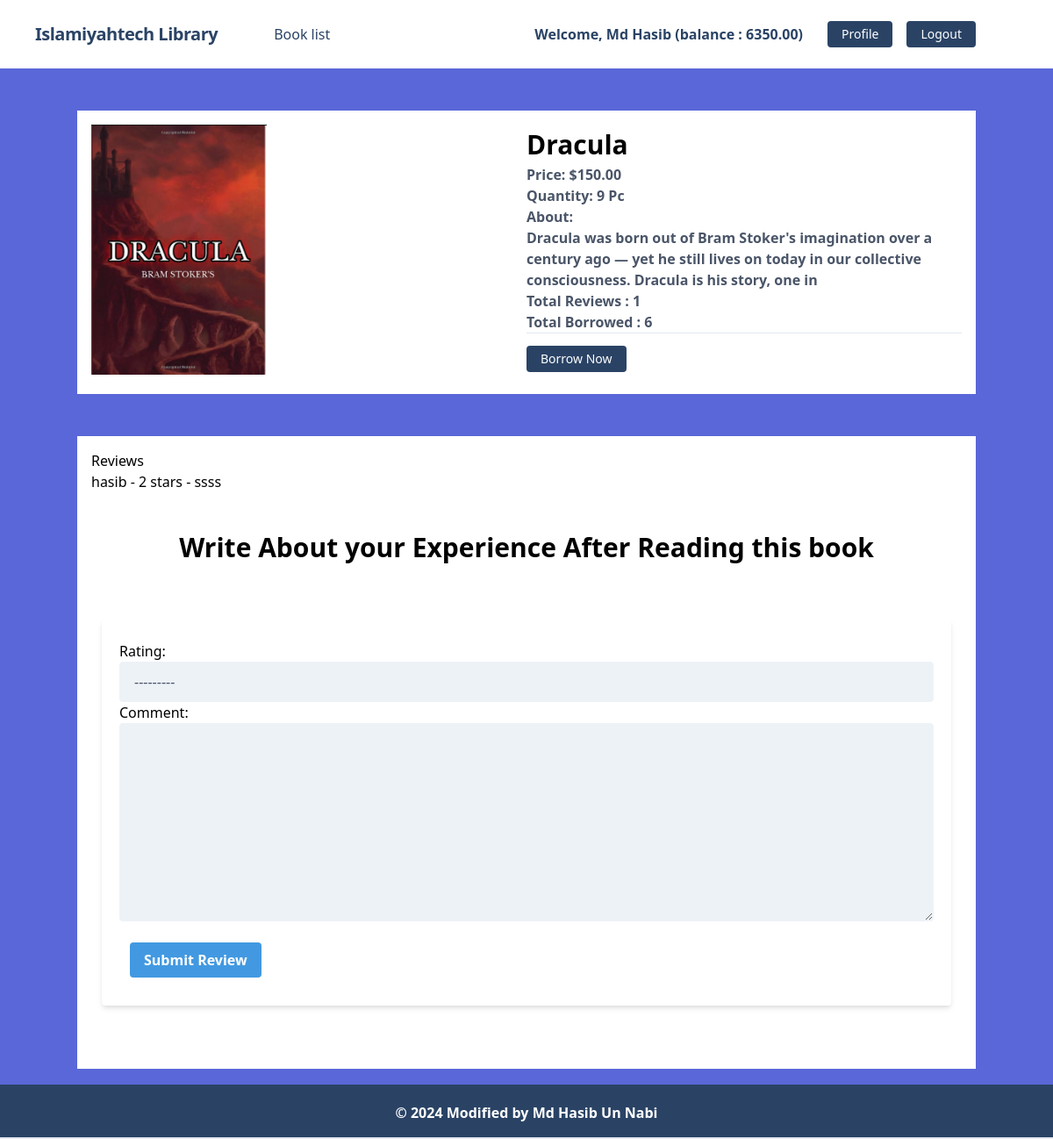
Screenshot of /books/list/details/1/ (signed in) with the database file from the repository.
### accounts/models.py (models this page shows, shortened)
class UserLibraryAccount(models.Model):
    user = models.OneToOneField(User, related_name='account', on_delete=models.CASCADE)
    library = models.ForeignKey(Library, related_name='library', on_delete=models.CASCADE, default=1)
    borrowed_books = models.ManyToManyField(BorrowBook, related_name='borrowers', blank=True)
    library_acc = models.IntegerField(unique=True)
    birth_date = models.DateField(null=True, blank=True)
    gender = models.CharField(max_length=10, choices=GENDER_TYPE)
    balance = models.DecimalField(default=0, max_digits=12, decimal_places=2)

### books/models.py (models this page shows, shortened)
class Book(models.Model):
    name = models.CharField(max_length=100)
    category = models.ForeignKey(Category, on_delete=models.CASCADE)
    description = models.TextField()
    quantity = models.PositiveIntegerField()
    price = models.DecimalField(max_digits=10, decimal_places=2)
    image = models.ImageField(upload_to='books/media/books_images')

class Review(models.Model):
    user = models.ForeignKey(User, on_delete=models.CASCADE)
    book = models.ForeignKey(Book, on_delete=models.CASCADE, related_name='reviews')
    rating = models.PositiveIntegerField(choices=[(i, i) for i in range(1, 6)])
    comment = models.TextField()
    created_at = models.DateTimeField(auto_now_add=True)

### books/views.py (the view)
# urls.py: path('list/details/<int:book_id>/', BookDetailsPageView.as_view(), name="bookDetailspage"),
class BookDetailsPageView(DetailView):
    model = Book
    template_name = './books/book_details.html'
    pk_url_kwarg = 'book_id'
    def get_context_data(self, **kwargs):
        context = super().get_context_data(**kwargs)
        book = self.get_object()
        reviews = book.reviews.all()
        user_has_borrowed_book = BorrowBook.objects.filter(user=self.request.user, book=book).first()
        can_add_review = False
        if user_has_borrowed_book:
            can_add_review = user_has_borrowed_book.status == 'Returned'
        review_form = ReviewForm()
        context['reviews'] = reviews
        context['can_add_review'] = can_add_review
        context['review_form'] = review_form
        return context

### books/forms.py
class ReviewForm(forms.ModelForm):
    class Meta:
        model = Review
        fields = ['rating', 'comment']
    def __init__(self, *args, **kwargs):
        super().__init__(*args, **kwargs)
        for field in self.fields:
            self.fields[field].widget.attrs.update({
                'class' : (
                    'appearance-none block w-full bg-gray-200 '
                    'text-gray-700 border border-gray-200 rounded '
                    'py-3 px-4 leading-tight focus:outline-none '
                    'focus:bg-white focus:border-gray-500'
                )
            })

### books/templates/books/book_details.html (shortened to what this page needs)
{% extends 'base.html' %}
{% load static %}
{% block content %}
<div class="container mx-auto items-center my-12 lg:flex-grow bg-white p-4">
    <div class="grid grid-cols-2 xl:grid-cols-2">
        <img src="{{ book.image.url }}" alt="{{ book.name }}" width = "200">
        <div class="mb-2 font-bold text-3xl">
          <h2 >{{ book.name }}</h2>
          <p class="text-gray-700 text-base">Price: ${{ book.price }}</p>
          <p class="text-gray-700 text-base"> Quantity: {{ book.quantity }} Pc</p>
          <p class="text-gray-700 text-base"> About: <br> {{ book.description }}</p>
          <p class="text-gray-700 text-base"> Total Reviews :  {{ book.reviews.count  }}</p>
          <p class="text-gray-700 text-base"> Total Borrowed :  {{ book.book.count }}</p>
          <hr>
          {% if request.user.is_authenticated %}
            <form method="post" action="{% url 'borrow_book' book.id %}">
                <button type="submit" class="mr-2 inline-block font-medium text-sm px-4 py-2 leading-none bg-blue-900 rounded text-white border-white hover:border-transparent hover:text-gray-800 hover:bg-red-700 mt-4 lg:mt-0">Borrow Now</button>
            </form>
            {% else %}
            <div>
                <a href="{% url 'login' %}" class="mr-2 inline-block font-medium text-sm px-4 py-2 leading-none bg-blue-900 rounded text-white border-white hover:border-transparent hover:text-gray-800 hover:bg-red-700 mt-4 lg:mt-0">Login To Borrow</a>
            </div>
            {% endif %}
        </div>
    </div>
</div>
<div class="container mx-auto items-center my-12 lg:flex-grow bg-white p-4 mb-20">
    <div class="grid grid-cols-1 xl:grid-cols-1">
        <div>
            <h3>Reviews</h3>
            {% for review in book.reviews.all %}
                <p>{{ review.user.username }} - {{ review.rating }} stars - {{ review.comment }}</p>
            {% endfor %}
            {% if request.user.is_authenticated %}
                {% if can_add_review %}
                    <div class="bg-white px-3 py-4 rounded-xl my-6">
                        <h1 class="font-bold text-3xl text-center pb-5">Write About your Experience After Reading this book</h1>
                        <div class="w-full mt-10">
                            <form method="post" action="{% url 'add_review' book.id %}" class="bg-white shadow-md rounded px-8 pt-6 pb-8 mb-4">
                                <div class="-mx-3 mb-6">
                                    {{ review_form }}
                                </div>
                                <div class="flex items-center justify-between">
                                    <button class="bg-blue-500 hover:bg-blue-700 text-white font-bold py-2 px-4 rounded focus:outline-none focus:shadow-outline" type="submit">
                                        Submit Review
                                    </button>
                                </div>
                            </form>
                        </div>
                    </div>
                {% endif %}
            {% endif %}
        </div>
    </div>
</div>
{% endblock %}

### core/templates/navbar.html (shortened to what this page needs)
<nav class="flex items-center justify-between flex-wrap bg-white p-6 px-10">
    <div class="flex items-center flex-shrink-0 text-white mr-6">
        <span class="font-semibold text-xl tracking-tight text-blue-900"><a href="/">Islamiyahtech Library</a></span>
    </div>
    <div class="w-full block flex-grow lg:flex lg:items-center lg:w-auto px-10">
        <div class="text-md lg:flex-grow">
            <a href="{% url 'book_list' %}" class="block mt-4 lg:inline-block lg:mt-0 text-blue-900 hover:text-red-900 hover:font-black mr-4">
                Book list
            </a>
        </div>
        {% if request.user.is_authenticated %}
            <div class="flex w-auto">
                <div class="text-blue-900 my-auto font-black px-5">Welcome, {{ request.user.first_name }} (balance : {{request.user.account.balance}}) </div>
                <a href="{% url 'profile' %}" class="mx-2 inline-block font-medium text-sm px-4 py-2 leading-none bg-blue-900 rounded text-white border-white hover:border-transparent hover:text-dark hover:bg-red-700 mt-4 lg:mt-0">Profile</a>
                <a href="{% url 'logout' %}" class="mx-2 inline-block font-medium text-sm px-4 py-2 leading-none bg-blue-900 rounded text-white border-white hover:border-transparent hover:text-dark hover:bg-red-700 mt-4 lg:mt-0">Logout</a>
            </div>
        {% endif %}
    </div>
</nav>

### rows the page displays
Book: image (picture), name "Dracula", price "150.00", quantity "9", description "Dracula was born out of Bram Stoker's imagination over a century ago — yet he still lives on today in our collective consciousness. Dracula is his story, one in", reviews.count "1", book.count "6"
Review: user.username "hasib", rating "2", comment "ssss"

### other values shown
{{ request.user.first_name }} "Md Hasib"
{{ request.user.account.balance }} "6350.00"
